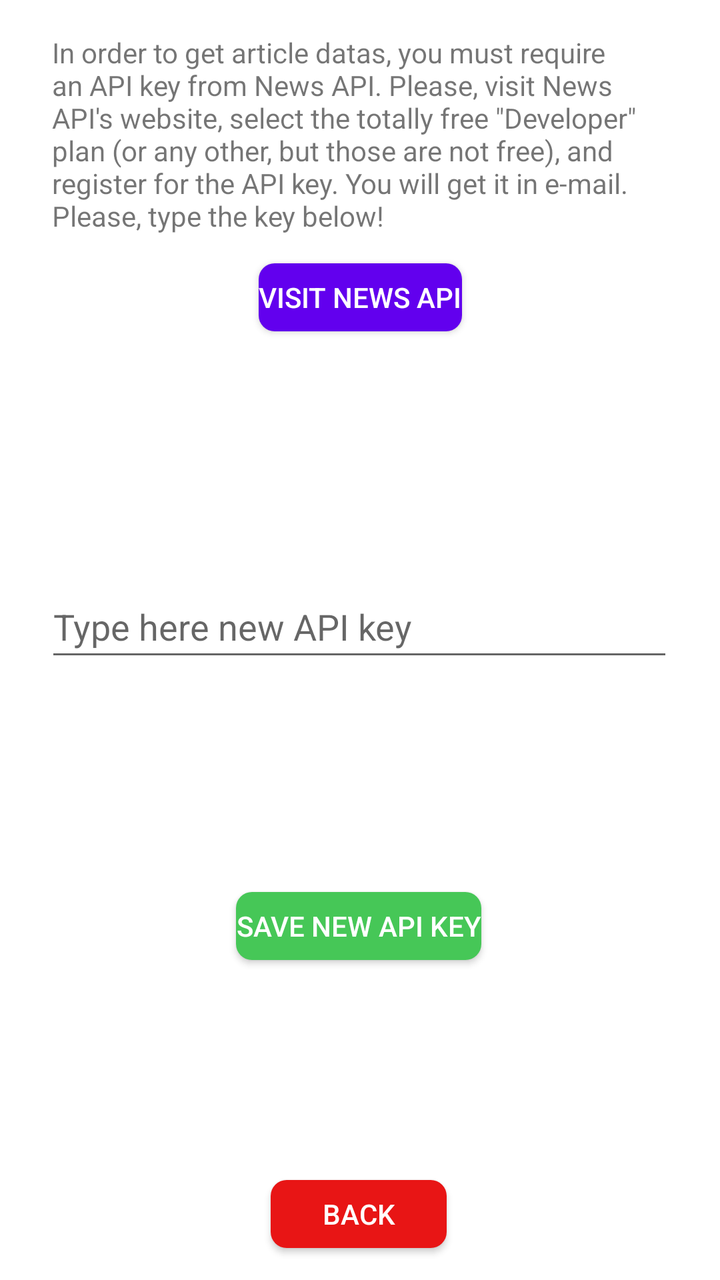
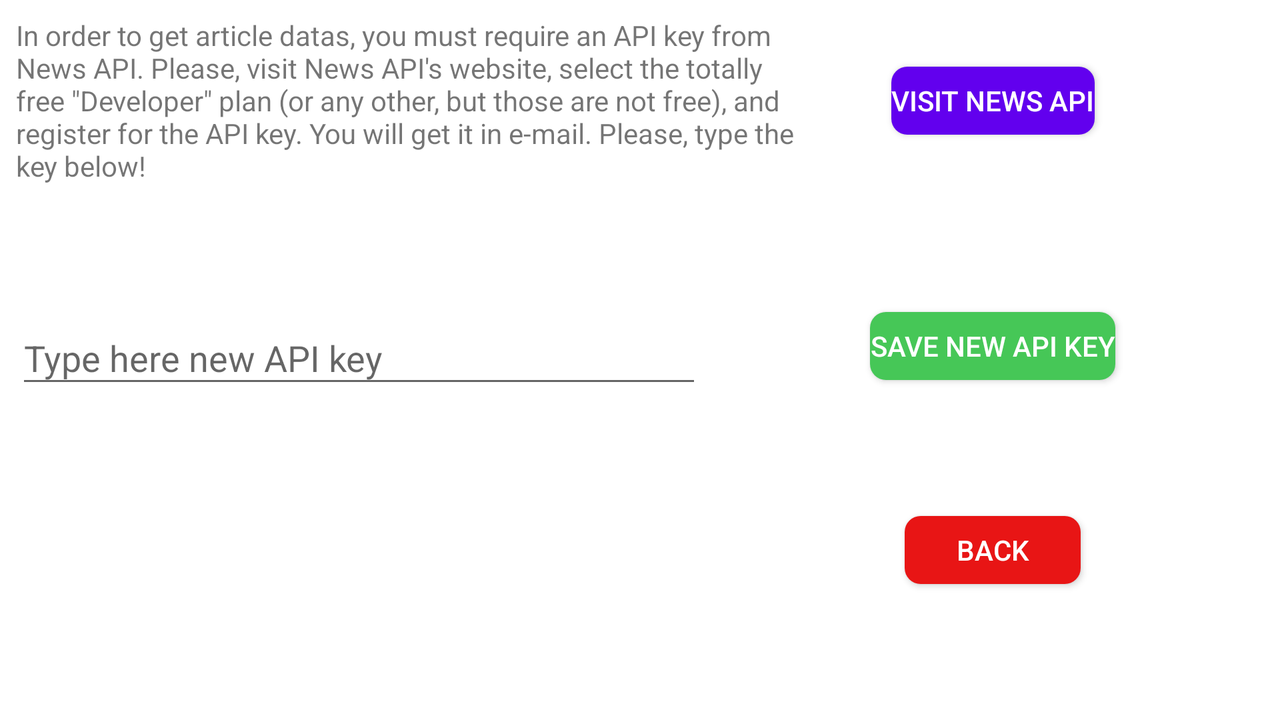

First picture: res/layout/ on a phone held upright. Second picture: the repository's own variant of that layout, on a device whose configuration matches the variant's folder. Source for both follows.
<!-- AndroidManifest.xml: application theme Theme.NewsAboutEuropeForAndroid -->
<!-- res/layout/get_api_key.xml -->
<?xml version="1.0" encoding="utf-8"?>
<androidx.constraintlayout.widget.ConstraintLayout
    xmlns:android="http://schemas.android.com/apk/res/android"
    xmlns:app="http://schemas.android.com/apk/res-auto"
    xmlns:tools="http://schemas.android.com/tools"
    android:layout_width="match_parent"
    android:layout_height="match_parent"
    tools:context=".HandleAPIKeyActivity">

    <TextView
        android:id="@+id/getApiKeyInfoText"
        android:layout_width="299dp"
        android:layout_height="115dp"
        android:text="@string/getApiKeyInfoText"
        app:layout_constraintBottom_toBottomOf="parent"
        app:layout_constraintHorizontal_bias="0.428"
        app:layout_constraintLeft_toLeftOf="parent"
        app:layout_constraintRight_toRightOf="parent"
        app:layout_constraintTop_toTopOf="parent"
        app:layout_constraintVertical_bias="0.032" />

    <androidx.appcompat.widget.AppCompatButton
        android:id="@+id/visitNewsAPIWebsite"
        android:layout_width="wrap_content"
        android:layout_height="34dp"
        android:text="@string/visitNewsAPIWebsiteButtonText"
        android:background="@drawable/rounded_button"
        android:textColor="@color/white"
        app:layout_constraintBottom_toBottomOf="parent"
        app:layout_constraintLeft_toLeftOf="parent"
        app:layout_constraintRight_toRightOf="parent"
        app:layout_constraintTop_toBottomOf="@+id/getApiKeyInfoText"
        app:layout_constraintVertical_bias="0.0" />

    <TextView
        android:id="@+id/currentAPIKey"
        android:layout_width="312dp"
        android:layout_height="41dp"
        android:visibility="invisible"
        app:layout_constraintBottom_toBottomOf="parent"
        app:layout_constraintEnd_toEndOf="parent"
        app:layout_constraintHorizontal_bias="0.505"
        app:layout_constraintStart_toStartOf="parent"
        app:layout_constraintTop_toBottomOf="@+id/visitNewsAPIWebsite"
        app:layout_constraintVertical_bias="0.104" />

    <EditText
        android:id="@+id/newAPIKey"
        android:layout_width="314dp"
        android:layout_height="48dp"
        android:layout_marginTop="36dp"
        android:hint="@string/hint"
        android:lines="1"
        android:maxLines="1"
        android:singleLine="true"
        app:layout_constraintEnd_toEndOf="parent"
        app:layout_constraintHorizontal_bias="0.494"
        app:layout_constraintStart_toStartOf="parent"
        app:layout_constraintTop_toBottomOf="@+id/currentAPIKey" />

    <androidx.appcompat.widget.AppCompatButton
        android:id="@+id/saveNewAPIKey"
        android:layout_width="wrap_content"
        android:layout_height="34dp"
        android:background="@drawable/rounded_button_green"
        android:text="@string/saveNewAPIKeyText"
        android:textColor="@color/white"
        app:layout_constraintBottom_toTopOf="@+id/backToMainScreen"
        app:layout_constraintEnd_toEndOf="parent"
        app:layout_constraintHorizontal_bias="0.497"
        app:layout_constraintStart_toStartOf="parent"
        app:layout_constraintTop_toBottomOf="@+id/newAPIKey" />

    <androidx.appcompat.widget.AppCompatButton
        android:id="@+id/backToMainScreen"
        android:layout_width="wrap_content"
        android:layout_height="34dp"
        android:layout_marginBottom="16dp"
        android:background="@drawable/rounded_button_grey"
        android:text="@string/backToCountryListButtonText"
        android:textColor="@color/white"
        app:layout_constraintBottom_toBottomOf="parent"
        app:layout_constraintEnd_toEndOf="@+id/saveNewAPIKey"
        app:layout_constraintStart_toStartOf="@+id/saveNewAPIKey" />

</androidx.constraintlayout.widget.ConstraintLayout>
<!-- resources referenced by this layout -->
<resources>
  <color name="white">#FFFFFFFF</color>
  <!-- drawable rounded_button (drawable) -->
  <?xml version="1.0" encoding="utf-8"?>
  <shape xmlns:android="http://schemas.android.com/apk/res/android" android:shape="rectangle">
      <solid android:color="@color/purple_500"/>
      <corners android:radius="8dp"/>
  </shape>
  <!-- drawable rounded_button_green (drawable) -->
  <?xml version="1.0" encoding="utf-8"?>
  <shape xmlns:android="http://schemas.android.com/apk/res/android" android:shape="rectangle">
      <solid android:color="@color/saveNewAPIKeyButtonBackground"/>
      <corners android:radius="8dp"/>
  </shape>
  <!-- drawable rounded_button_grey (drawable) -->
  <?xml version="1.0" encoding="utf-8"?>
  <shape xmlns:android="http://schemas.android.com/apk/res/android" android:shape="rectangle">
      <solid android:color="@color/exitButtonBackgroundColor"/>
      <corners android:radius="8dp"/>
  </shape>
  <string name="backToCountryListButtonText">Back</string>
  <string name="getApiKeyInfoText">In order to get article datas, you must require an API key from News API. Please, visit News API\'s website, select the totally free \"Developer\" plan (or any other, but those are not free), and register for the API key. You will get it in e-mail. Please, type the key below!</string>
  <string name="hint">Type here new API key</string>
  <string name="saveNewAPIKeyText">Save new API key</string>
  <string name="visitNewsAPIWebsiteButtonText">Visit News API</string>
  <style name="Theme.NewsAboutEuropeForAndroid" parent="Theme.MaterialComponents.DayNight.DarkActionBar">
          
          <item name="colorPrimary">@color/purple_500</item>
          <item name="colorPrimaryVariant">@color/purple_700</item>
          <item name="colorOnPrimary">@color/white</item>
          
          <item name="colorSecondary">@color/teal_200</item>
          <item name="colorSecondaryVariant">@color/teal_700</item>
          <item name="colorOnSecondary">@color/black</item>
          
          <item name="android:statusBarColor" tools:targetApi="l">?attr/colorPrimaryVariant</item>
          
      </style>
  <color name="purple_500">#FF6200EE</color>
  <color name="saveNewAPIKeyButtonBackground">#46c757</color>
  <color name="exitButtonBackgroundColor">#e81515</color>
  <color name="purple_700">#FF3700B3</color>
  <color name="teal_200">#FF03DAC5</color>
  <color name="teal_700">#FF018786</color>
  <color name="black">#FF000000</color>
</resources>
<!-- res/layout-land/get_api_key.xml (the repository's variant of the layout above) -->
<!-- drawn on the phone turned sideways -->
<?xml version="1.0" encoding="utf-8"?>
<androidx.constraintlayout.widget.ConstraintLayout xmlns:android="http://schemas.android.com/apk/res/android"
    xmlns:app="http://schemas.android.com/apk/res-auto"
    xmlns:tools="http://schemas.android.com/tools"
    android:layout_width="match_parent"
    android:layout_height="match_parent"
    tools:context=".HandleAPIKeyActivity">

    <TextView
        android:id="@+id/getApiKeyInfoText"
        android:layout_width="400dp"
        android:layout_height="wrap_content"
        android:layout_marginStart="8dp"
        android:layout_marginLeft="8dp"
        android:layout_marginTop="8dp"
        android:text="@string/getApiKeyInfoText"
        app:layout_constraintBottom_toBottomOf="parent"
        app:layout_constraintStart_toStartOf="parent"
        app:layout_constraintTop_toTopOf="parent"
        app:layout_constraintVertical_bias="0.0" />

    <androidx.appcompat.widget.AppCompatButton
        android:id="@+id/visitNewsAPIWebsite"
        android:layout_width="wrap_content"
        android:layout_height="34dp"
        android:background="@drawable/rounded_button"
        android:text="@string/visitNewsAPIWebsiteButtonText"
        android:textColor="@color/white"
        app:layout_constraintBottom_toBottomOf="@+id/getApiKeyInfoText"
        app:layout_constraintEnd_toEndOf="@+id/saveNewAPIKey"
        app:layout_constraintStart_toStartOf="@+id/saveNewAPIKey"
        app:layout_constraintTop_toTopOf="@+id/getApiKeyInfoText"
        app:layout_constraintVertical_bias="0.506" />

    <TextView
        android:id="@+id/currentAPIKey"
        android:layout_width="343dp"
        android:layout_height="43dp"
        android:layout_marginTop="8dp"
        android:visibility="invisible"
        app:layout_constraintStart_toStartOf="@+id/getApiKeyInfoText"
        app:layout_constraintTop_toBottomOf="@+id/getApiKeyInfoText" />

    <EditText
        android:id="@+id/newAPIKey"
        android:layout_width="343dp"
        android:layout_height="43dp"
        android:layout_marginTop="8dp"
        android:hint="@string/hint"
        android:lines="1"
        android:maxLines="1"
        android:singleLine="true"
        app:layout_constraintBottom_toBottomOf="parent"
        app:layout_constraintStart_toStartOf="@+id/currentAPIKey"
        app:layout_constraintTop_toBottomOf="@+id/currentAPIKey"
        app:layout_constraintVertical_bias="0.029" />

    <androidx.appcompat.widget.AppCompatButton
        android:id="@+id/saveNewAPIKey"
        android:layout_width="wrap_content"
        android:layout_height="34dp"
        android:background="@drawable/rounded_button_green"
        android:text="@string/saveNewAPIKeyText"
        android:textColor="@color/white"
        app:layout_constraintBottom_toBottomOf="@+id/newAPIKey"
        app:layout_constraintEnd_toEndOf="parent"
        app:layout_constraintHorizontal_bias="0.506"
        app:layout_constraintStart_toEndOf="@+id/newAPIKey"
        app:layout_constraintTop_toTopOf="@+id/newAPIKey"
        app:layout_constraintVertical_bias="0.0" />

    <androidx.appcompat.widget.AppCompatButton
        android:id="@+id/backToMainScreen"
        android:layout_width="wrap_content"
        android:layout_height="34dp"
        android:layout_marginTop="16dp"
        android:layout_marginBottom="16dp"
        android:background="@drawable/rounded_button_grey"
        android:text="@string/backToCountryListButtonText"
        android:textColor="@color/white"
        app:layout_constraintBottom_toBottomOf="parent"
        app:layout_constraintEnd_toEndOf="@+id/saveNewAPIKey"
        app:layout_constraintStart_toStartOf="@+id/saveNewAPIKey"
        app:layout_constraintTop_toBottomOf="@+id/saveNewAPIKey" />

</androidx.constraintlayout.widget.ConstraintLayout>
